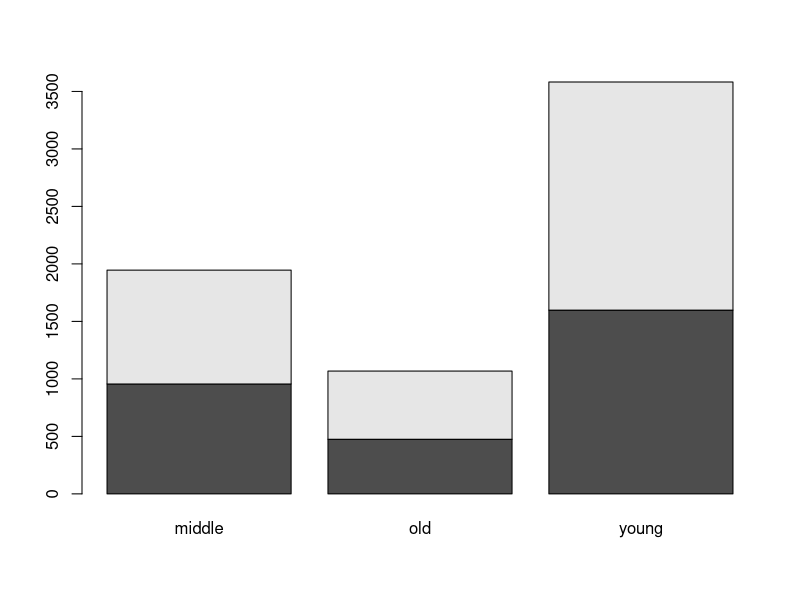
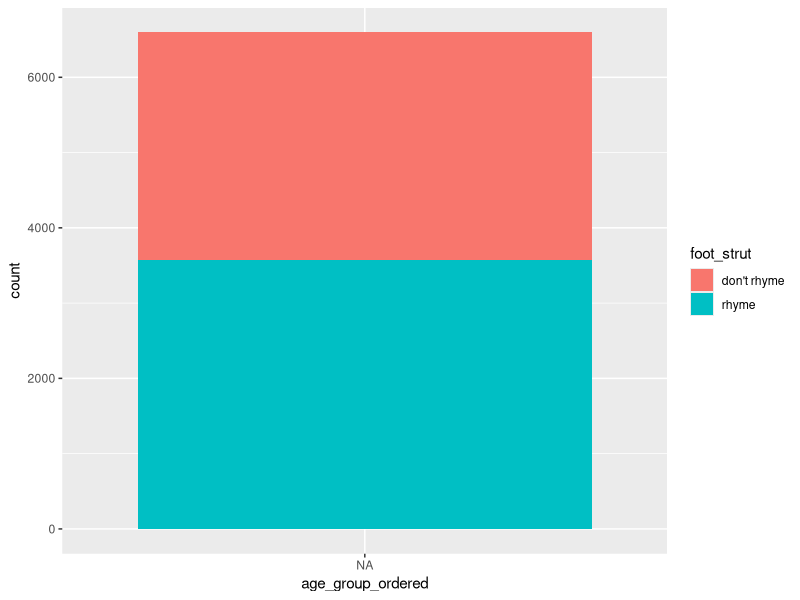
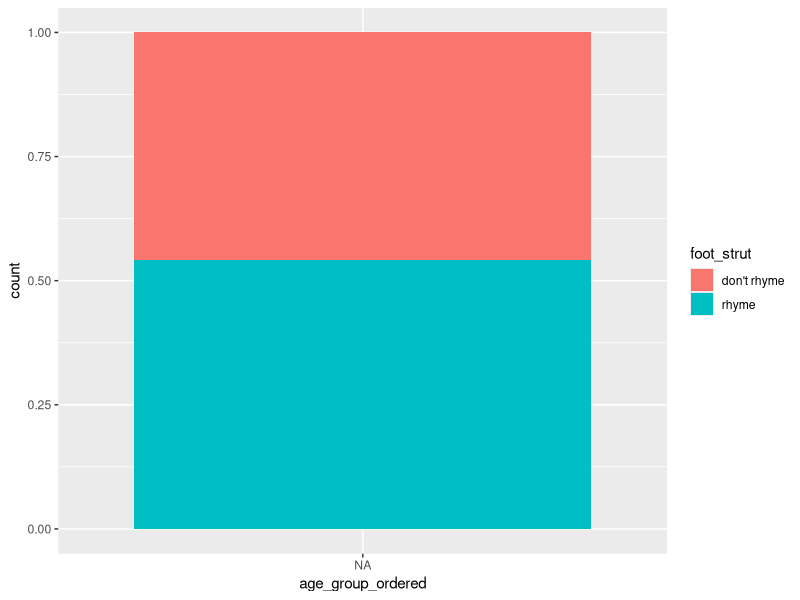
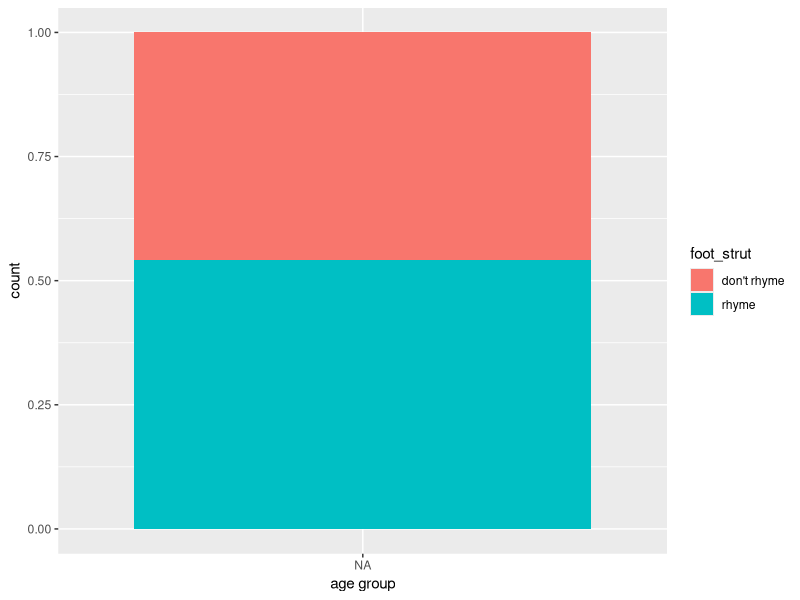
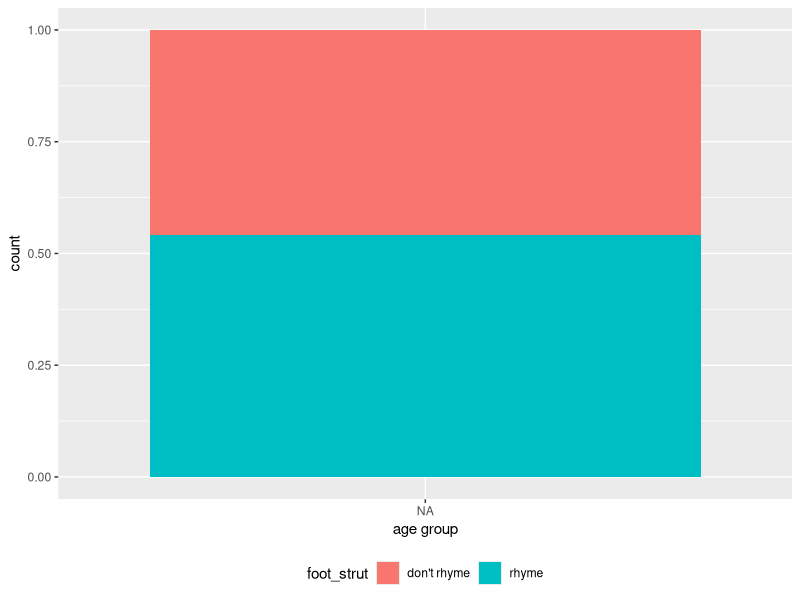
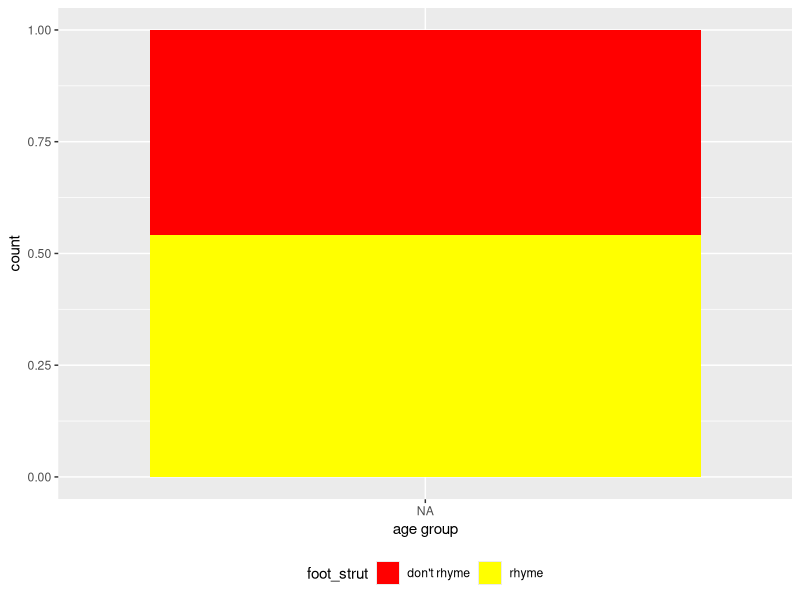
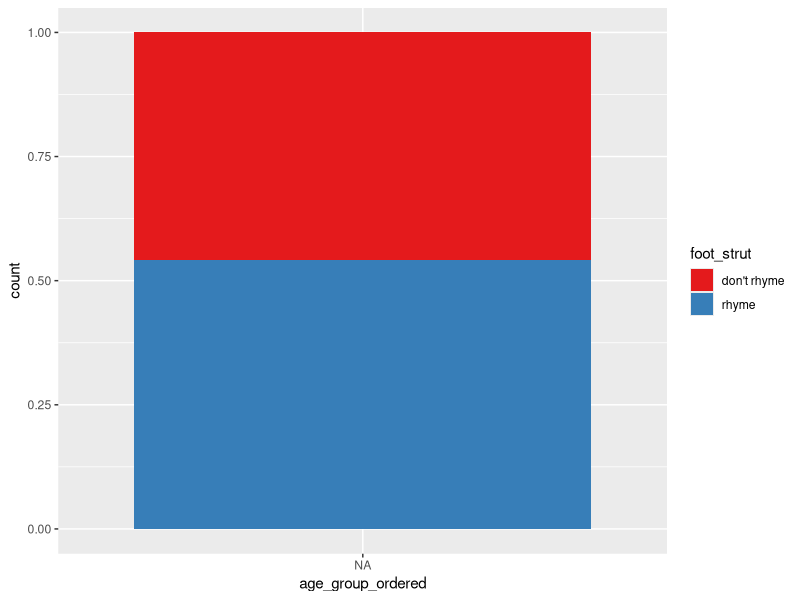
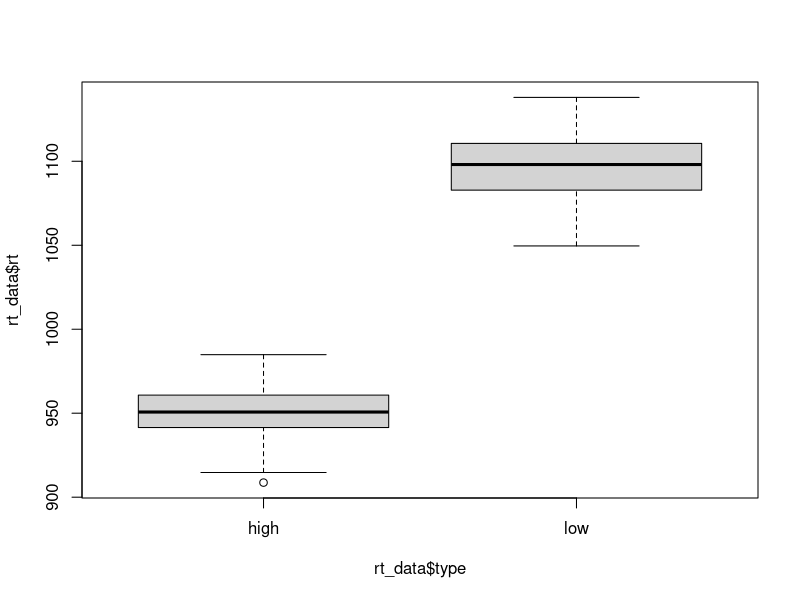

Here is the R script that generated these plots, in order:
## ---- chunk 1
1+3
## ---- chunk 2
## LOAD PACKAGES ####
library(dplyr) # this is a package that makes handling data easier
library(ggplot2) # this is a package that makes nice graphs
## ---- chunk 3
## LOAD IN DATA ####
dialect_data = read.csv("dialectdata.csv")
## ---- chunk 4
dim(dialect_data)
## ---- chunk 5
head(dialect_data)
## ---- chunk 6
tail(dialect_data)
## ---- chunk 7
colnames(dialect_data)
## ---- chunk 8
# Look at factor levels for some columns
levels(dialect_data$foot_strut)
levels(dialect_data$give_it_me)
## ---- chunk 9
table(dialect_data$foot_strut)
## ---- chunk 10
table(dialect_data$foot_strut, dialect_data$age_group)
## ---- chunk 11
#your code here for your choice of independent variable
## ---- chunk 12
foot_strut.tab = table(dialect_data$foot_strut, dialect_data$age_group)
## ---- chunk 13
foot_strut.tab 
## ---- chunk 14
prop.table(foot_strut.tab, 2) 
## ---- chunk 15
foot_strut.prop.tab = prop.table(foot_strut.tab, 2) 
## ---- chunk 16
# WRONG WAY AROUND
prop.table(foot_strut.tab, 1) 
## ---- chunk 17
dialect_data %>%
  group_by(age_group) %>% # the independent variable
  count(foot_strut) %>% # the dependent variable
  mutate(prop = prop.table(n))
## ---- chunk 18
# here you can look at another independent variable's affect on foot_strut

## ---- chunk 19
barplot(foot_strut.tab)
## ---- chunk 20
#create a barplot with the proportions of foot_strut instead of raw numbers

## ---- chunk 21
levels(dialect_data$age_group)
## ---- chunk 22
# reordering
dialect_data$age_group_ordered = factor(dialect_data$age_group,levels(dialect_data$age_group)[c(3, 1, 2)])

#having a look at new order
levels(dialect_data$age_group_ordered)
## ---- chunk 23
ggplot(dialect_data, aes(age_group_ordered, fill = foot_strut)) + 
  geom_bar()
## ---- chunk 24
ggplot(dialect_data, aes(age_group_ordered, fill = foot_strut)) +
  geom_bar(position="fill")
## ---- chunk 25
ggplot(dialect_data, aes(age_group_ordered, fill = foot_strut)) +
  geom_bar(position="fill") +
  xlab("age group")
## ---- chunk 26
ggplot(dialect_data, aes(age_group_ordered, fill = foot_strut)) +
  geom_bar(position="fill") +
  xlab("age group") +
  theme(legend.position = "bottom")
## ---- chunk 27
ggplot(dialect_data, aes(age_group_ordered, fill = foot_strut)) +
  geom_bar(position="fill") +
  xlab("age group") +
  theme(legend.position = "bottom") +
  scale_fill_manual(values = c("red", "yellow"))
## ---- chunk 28
#my ggplot with new colours

## ---- chunk 29
ggplot(dialect_data, aes(age_group_ordered, fill = foot_strut)) +
  geom_bar(position="fill") +
  scale_fill_brewer(palette="Set1") 
## ---- chunk 30
## LOAD IN DATA ####
rt_data = read.delim("reactiondata.txt")
## ---- chunk 31
dim(rt_data)
## ---- chunk 32
head(rt_data)
## ---- chunk 33
tail(rt_data)
## ---- chunk 34
colnames(rt_data)
## ---- chunk 35
# Look at factor levels for some columns
levels(rt_data$group)
levels(rt_data$type)
## ---- chunk 36
table(rt_data$group)
## ---- chunk 37
table(rt_data$type)
## ---- chunk 38
levels(rt_data$rt)
## ---- chunk 39
summary(rt_data$rt)
## ---- chunk 40
boxplot(rt_data$rt ~ rt_data$type)
## ---- chunk 41
# plot and run the group variable in this chunk


## ---- chunk 42
hist(rt_data$rt)
## ---- chunk 43
ggplot(rt_data, aes(x = group, y = rt)) +
  geom_boxplot()
## ---- chunk 44
ggplot(rt_data, aes(x = group, y = rt, colour = group)) +
  geom_boxplot()
## ---- chunk 45
ggplot(rt_data, aes(x = group, y = rt, fill = group)) +
  geom_boxplot()
## ---- chunk 46
ggplot(rt_data, aes(x=group, y=rt, fill=group)) + geom_boxplot() +
   scale_fill_brewer(palette="Spectral")
## ---- chunk 47

## ---- chunk 48

## ---- chunk 49
bl_data = subset(rt_data, group =="bilingual")
## ---- chunk 50
dim(bl_data)
head(bl_data)
tail(bl_data)
## ---- chunk 51
ggplot(bl_data, aes(x=type, y=rt, fill=type)) + geom_boxplot() 
## ---- chunk 52
ggplot(bl_data, aes(x=type, y=rt, colour=type)) + geom_boxplot() +
  ylab("reaction time (ms)") +
  xlab("") +
  scale_colour_brewer(palette = "Set1") +
  theme_bw()
## ---- chunk 53
bl_data_dplyr = rt_data %>%
  filter(group == "bilingual")
## ---- chunk 54
dim(bl_data_dplyr)
head(bl_data_dplyr)
tail(bl_data_dplyr)
## ---- chunk 55
rt_data %>%
  filter(group == "bilingual") %>%
  ggplot(aes(x=type, y=rt, colour=type)) + geom_boxplot() 
## ---- chunk 56
bl_data_dplyr = rt_data %>%
  filter(group != "monolingual")
## ---- chunk 57
quick_rt_data = rt_data %>%
  filter(rt < 1000)
## ---- chunk 58
rt_data %>%
  filter(rt < 1000) %>%
  ggplot(aes(x=group, y=rt, colour=group)) + geom_boxplot() 
## ---- chunk 59
ggplot(rt_data, aes(rt)) +
    geom_histogram(binwidth=20) #binwidth tells us what numbers we should bin by.  Try changing it if you want
## ---- chunk 60
ggplot(rt_data, aes(rt)) +
    geom_density() 
## ---- chunk 61
ggplot(rt_data, aes(rt, fill=group)) +
    geom_density() 
## ---- chunk 62
ggplot(bl_data, aes(rt, fill=type)) +
    geom_density() 
## ---- chunk 63
## LOAD IN DATA ####
plantanimal_data = read.csv("plantanimalrt.csv")
## ---- chunk 64
## look at data
head(plantanimal_data)
dim(plantanimal_data)
## ---- chunk 65
## CLEAN DATA ####
plantanimal_clean = plantanimal_data %>%
  mutate(rt = rt/10, 
         sex = recode(sex, "F" = "female", "M" = "male"))
## ---- chunk 66
ggplot(plantanimal_clean, aes(frequency, rt)) + geom_point()
## ---- chunk 67
ggplot(plantanimal_clean, aes(frequency, rt)) + geom_point() +
  stat_smooth()
## ---- chunk 68
ggplot(plantanimal_clean, aes(frequency, rt, colour=class)) + geom_point() +
  stat_smooth()
## ---- chunk 69
1+3
